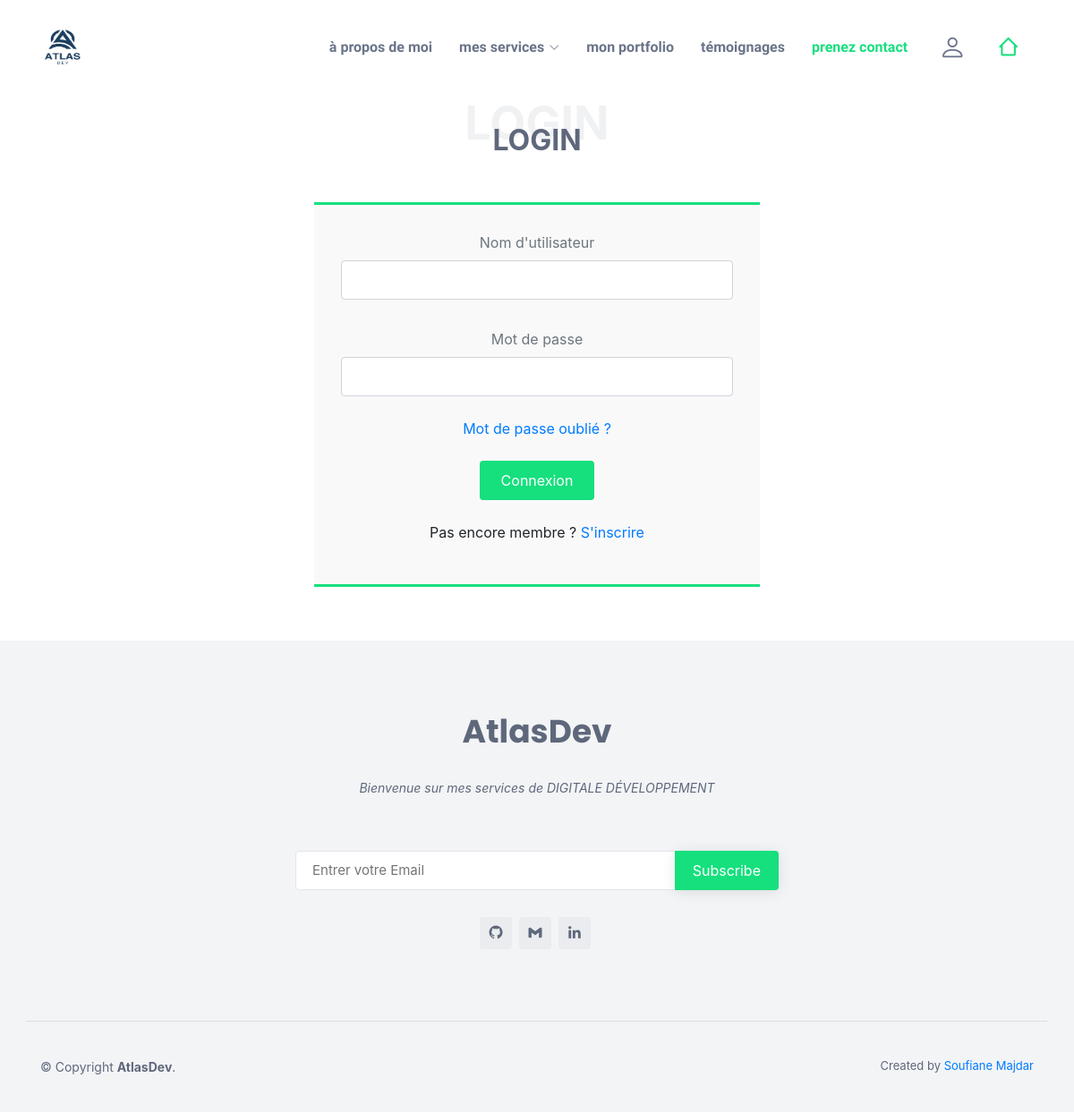
The page /update/ on the database its author committed.
### Core/models.py (models this page shows, shortened)
class WebInfo(models.Model):
    owner_name = models.CharField(max_length=150,default='Soufiane Majdar')
    website_name = models.CharField(max_length=150,default='Agency')
    website_description = RichTextField(null=True, blank=True)
    website_logo = models.ImageField(upload_to='WebInfo/', null=True, blank=True)
    Hero_title = models.CharField(max_length=150)
    Hero_description = RichTextField(null=True, blank=True)
    Hero_image = models.ImageField(upload_to='WebInfo/', null=True, blank=True)
    about_title = models.CharField(max_length=150)
    about_description = RichTextField(null=True, blank=True)
    about_image = models.ImageField(upload_to='WebInfo/', null=True, blank=True)
    Services_title = models.CharField(max_length=150)
    Services_description = RichTextField(null=True, blank=True)
    Portfolio_title = models.CharField(max_length=150)
    Portfolio_description = RichTextField(null=True, blank=True)
    Testimonial_title = models.CharField(max_length=150,blank=True)
    Testimonial_description = RichTextField(null=True, blank=True)
    Contact_title = models.CharField(max_length=150)
    Contact_description = RichTextField(null=True, blank=True)
    Location = models.TextField(null=True, blank=True)
    Email = models.EmailField(null=True, blank=True, max_length=254)
    Phone = models.CharField(null=True, blank=True, max_length=20)
    linkedin = models.URLField(null=True, blank=True)
    github = models.URLField(null=True, blank=True)

### Core/views.py (the view)
# urls.py: path('update/', update, name='update'),
def update(request):
    if request.method == 'POST':
        full_name = request.POST['full_name']
        username = request.POST['username']
        email = request.POST['email']
        password = request.POST['password']
        phone = request.POST['phone']
        company = request.POST['company']
        client = Client(name=full_name, username=username, email=email, password=password, phone_number=phone, company_name=company)
        client.save()
        request.session['client_id'] = client.id
        return dashboard(request)
    else:
        return dashboard(request)

### Core/views.py (called while the page is built, shortened)
def login(request):
    title="Login"
    services = Service.objects.all()
    context={'title':title,'services':services}
    context.update(get_web_info())
    return render(request, 'User/login.html', context)

def dashboard(request):
    title="Dashboard"
    services = Service.objects.all()
    context={'title':title,'services':services}
    if 'client_id' not in request.session:
        return login(request)

### templates/User/login.html (shortened to what this page needs)
{% extends "base.html" %} {% block content %}
<section id="contact" class="contact mt-5">
  <div class="container">
    <div class="section-title">
      <span>
        {{title}}
      </span>
      <h2>
        {{title}}
      </h2>
    </div>
    <div class="row">
      <center>
        <div class="col-lg-6 d-flex align-items-stretch">
          <div class="col-lg-12 mt-5 mt-lg-0 d-flex align-items-stretch">
            <form
              action="{% url 'login' %}"
              method="post"
              role="form"
              class="php-email-form">
              <div class="form-group mb-4">
                <label class="text-muted" for="username">Nom d'utilisateur</label>
                <input type="text"
                  name="username"
                  class="form-control"
                  id="username"
                  required class="text-muted" />
              </div>
              <div class="form-outline mb-4">
                <label class="text-muted" for="password">Mot de passe</label>
                <input type="password"
                  name="password"
                  class="form-control"
                  id="password"
                  required class="text-muted" />
              </div>
              <div class="row mb-4">
                <div class="col">
                  <a href="#!">Mot de passe oublié ?</a>
                </div>
              </div>
              <div class="text-center">
                <button type="submit">Connexion</button>
              </div>
              <div class="text-center mt-4">
                <p>Pas encore membre ? <a href="{%url 'signup' %}">S'inscrire</a></p>
              </div>
            </form>
          </div>
        </div>
      </center>
    </div>
  </div>
</section>
{% endblock %}

### templates/base.html (shortened to what this page needs)
<!DOCTYPE html>
<html lang="en">
  <head>
    <link
      href="/static/assets/vendor/bootstrap/css/bootstrap.min.css"
      rel="stylesheet"
    />
    <link
      href="/static/assets/vendor/bootstrap-icons/bootstrap-icons.css"
      rel="stylesheet"
    />
    <link
      href="/static/assets/vendor/boxicons/css/boxicons.min.css"
      rel="stylesheet"
    />
    <link
      href="/static/assets/vendor/glightbox/css/glightbox.min.css"
      rel="stylesheet"
    />
    <link
      href="/static/assets/vendor/swiper/swiper-bundle.min.css"
      rel="stylesheet"
    />
    <link href="/static/assets/css/style.css" rel="stylesheet" />
    <link rel="stylesheet" href="https://maxcdn.bootstrapcdn.com/bootstrap/4.0.0/css/bootstrap.min.css">
  </head>
  <body>
    <header id="header" class="fixed-top mb-4">
      <div class="container d-flex align-items-center justify-content-between">
        <a href="/" class="logo"><img src="{{website_logo}}" alt=""   width="50px"></a>
        <nav id="navbar" class="navbar">
          <ul>
            <li><a class="nav-link scrollto text-lowercase" href="/#about">{{about_title}}</a></li>
            <li class="dropdown">
              <a class="nav-link scrollto text-lowercase" href="/#services">
                <span>{{Services_title}}</span> <i class="bi bi-chevron-down"></i>
              </a>
            </li>
            <li>
              <a class="nav-link scrollto text-lowercase" href="/#portfolio">{{Portfolio_title}}</a>
            </li>
            <li><a class="nav-link scrollto text-lowercase" href="/#testimonials">{{Testimonial_title}}</a></li>
            <li><a class="nav-link scrollto text-lowercase" href="/#contact">{{Contact_title}}</a></li>
          <li>
          {% if request.session.client_id %}
              <a href="{% url 'logout' %}"><i class="bi bi-box-arrow-right" style="font-size: 30px"></i></a>
          {% else %}
              <a href="{% url 'login' %}"><i class="bi bi-person" style="font-size: 30px"></i></a>
          {% endif %}
          </li>
          <li><a class="nav-link scrollto active" href="/"></a></li>
          </ul>
        </nav>
      </div>
    </header>
    {% block content %} {% endblock %}
    <footer id="footer">
      <div class="footer-top">
        <div class="container">
          <div class="row justify-content-center">
            <div class="col-lg-6">
              <h3>{{website_name}}</h3>
              <p>
                {{website_description | safe}}
              </p>
            </div>
          </div>
          <div class="row footer-newsletter justify-content-center">
            <div class="col-lg-6">
              <form action="{% url 'subscribe' %}" method="post">
                <input
                  type="email"
                  name="email"
                  placeholder="Entrer votre Email"
                /><input type="submit" value="Subscribe" />
              </form>
            </div>
          </div>
        <div class="social-links">
            <a href="{{github}}" class="twitter" target="_blank"><i class="bx bxl-github"></i></a>
            <a href="mailto:{{Email}}" class="facebook" target="_blank"><i class="bx bxl-gmail"></i></a>
            <a href="{{linkedin}}" class="linkedin" target="_blank"><i class="bx bxl-linkedin"></i></a>
          </div>
        </div>
      </div>
      <div class="container footer-bottom clearfix">
        <div class="copyright">
          &copy; Copyright <strong><span>{{website_name}}</strong
          >.
        </div>
        <div class="credits">
          Created by <a href="{{github}}" target="_blank">{{owner_name}}</a>
        </div>
      </div>
    </footer>
  </body>
</html>

### static/assets/css/style.css (style rules this page uses)
body { font-family: "Open Sans", sans-serif; color: #444444; }
a { color: #14c871; text-decoration: none; }
h1, h2, h3, h4, h5, h6 { font-family: "Raleway", sans-serif; }
#header { background: #fff; transition: all 0.5s; z-index: 997; padding: 20px 0; }
#header .logo { font-size: 32px; margin: 0; padding: 0; line-height: 1; font-weight: 700; letter-spacing: 0.5px; }
#header .logo img { max-height: 40px; }
.navbar { padding: 0; }
.navbar ul { margin: 0; padding: 0; display: flex; list-style: none; align-items: center; }
.navbar li { position: relative; }
.navbar a, .navbar a:focus { display: flex; align-items: center; justify-content: space-between; padding: 10px 0 10px 30px; font-family: "Raleway", sans-serif; font-size: 16px; font-weight: 700; color: #6a7489; white-space: nowrap; transition: 0.3s; }
.navbar a i, .navbar a:focus i { font-size: 12px; line-height: 0; margin-left: 5px; }
.navbar a:hover, .navbar .active, .navbar .active:focus, .navbar li:hover>a { color: #16df7e; }
section { padding: 60px 0; overflow: hidden; }
.section-title { text-align: center; padding: 30px 0; position: relative; }
.section-title h2 { font-size: 32px; font-weight: 700; text-transform: uppercase; margin-bottom: 20px; padding-bottom: 0; color: #5f687b; position: relative; z-index: 2; }
.section-title span { position: absolute; top: 30px; color: #f0f1f3; left: 0; right: 0; z-index: 1; font-weight: 700; font-size: 52px; text-transform: uppercase; line-height: 0; }
.contact .php-email-form { width: 100%; border-top: 3px solid #16df7e; border-bottom: 3px solid #16df7e; padding: 30px; background-color: #f9f9fa; }
.contact .php-email-form .form-group { padding-bottom: 8px; }
.contact .php-email-form input, .contact .php-email-form textarea { border-radius: 0; box-shadow: none; font-size: 14px; border-radius: 4px; }
.contact .php-email-form input { height: 44px; }
.contact .php-email-form button[type=submit] { background: #16df7e; border: 0; padding: 10px 24px; color: #fff; transition: 0.4s; border-radius: 4px; }
#footer { background-color: #f3f4f6; color: #5f687b; font-size: 14px; position: relative; }
#footer .footer-top { position: relative; z-index: 2; text-align: center; padding: 80px 0; }
#footer .footer-top h3 { font-size: 36px; font-weight: 700; color: #5f687b; position: relative; font-family: "Poppins", sans-serif; padding-bottom: 0; margin-bottom: 0; }
#footer .footer-top p { font-size: 15; font-style: italic; margin: 30px 0 0 0; padding: 0; }
#footer .footer-top .footer-newsletter { text-align: center; font-size: 15px; margin-top: 30px; }
#footer .footer-top .footer-newsletter form { background: #fff; padding: 6px 10px; position: relative; border-radius: 4px; text-align: left; border: 1px solid #e4e6ea; }
#footer .footer-top .footer-newsletter form input[type=email] { border: 0; padding: 4px 8px; width: calc(100% - 100px); }
#footer .footer-top .footer-newsletter form input[type=submit] { position: absolute; top: -1px; right: -1px; bottom: -1px; border: 0; background: none; font-size: 16px; padding: 0 20px; background: #16df7e; color: #fff; transition: 0.3s; border-radius: 0 4px 4px 0; box-shadow: 0px 2px 15px rgba(0, 0, 0, 0.1); }
#footer .footer-top .social-links { margin-top: 30px; }
#footer .footer-top .social-links a { font-size: 18px; display: inline-block; background: #eaecef; color: #5f687b; line-height: 1; padding: 8px 0; margin-right: 4px; border-radius: 4px; text-align: center; width: 36px; height: 36px; transition: 0.3s; }
#footer .footer-bottom { border-top: 1px solid #d9dce2; z-index: 2; position: relative; padding-top: 40px; padding-bottom: 40px; }
#footer .copyright { float: left; }
#footer .credits { float: right; font-size: 13px; }
body { background-color:#eee; }

### rows shown on the page
WebInfo: about_title "à propos de moi", Services_title "mes services", Portfolio_title "mon portfolio", Testimonial_title "témoignages", Contact_title "prenez contact", website_name "AtlasDev", website_description "Bienvenue sur mes services de DIGITALE DÉVELOPPEMENT", owner_name "Soufiane Majdar"

### other values the page prints
{{ title }} "LOGIN"
